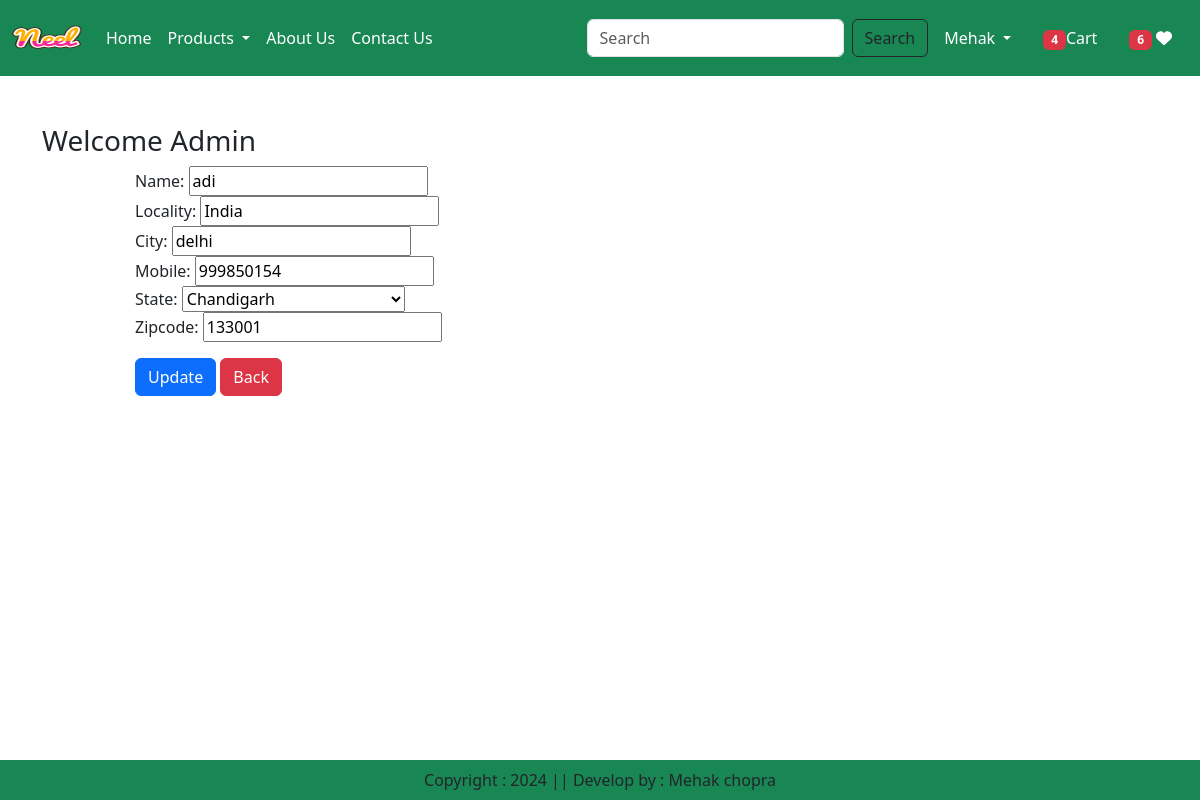
Screenshot of /updateAddress/1 (signed in) with the database file from the repository.
### app/models.py (models this page shows, shortened)
class Customer(models.Model):
     user=        models.ForeignKey(User,on_delete=models.CASCADE)
     name=        models.CharField(max_length=500)
     locality=    models.CharField(max_length=500)
     city=        models.CharField(max_length=100)
     mobile=      models.IntegerField(default=0)
     zipcode=     models.IntegerField()
     state=       models.CharField(choices=STATE_CHOICES,max_length = 100)

### app/views.py (the view, shortened to what this page needs)
# urls.py: path("updateAddress/<int:pk>", views.updateAddress.as_view(),name="updateAddress"),
@method_decorator(login_required,name='dispatch')
class updateAddress(View):
      def get(self,request,pk):
          add = Customer.objects.get(pk=pk)
          form = CustomerProfileForm(instance=add)
          totalitem = 0
          wishitem = 0
          if request.user.is_authenticated:
            totalitem = len(Cart.objects.filter(user=request.user))
            wishitem = len(Wishlist.objects.filter(user=request.user))
          return render(request, 'app/updateAddress.html',locals())

### app/forms.py
class CustomerProfileForm(forms.ModelForm):
      class Meta:
           model = Customer
           fields=['name','locality','city','mobile','state','zipcode']
           widget={
                'name':     forms.TextInput(attrs={'class':'form-control'}),
                'locality': forms.TextInput(attrs={'class' : 'form-control'}),
                'city':     forms.TextInput(attrs={'class':'form-control'}),
                'mobile':   forms.NumberInput(attrs={'class':'form-control'}),
                'state' :   forms.Select(attrs={'class':'form-control'}),
                'zipcode':  forms.NumberInput(attrs={'class':'form-control'}),
           }

### app/templates/app/updateAddress.html (shortened to what this page needs)
{% extends 'app/base.html' %}
{% load static %}
{% block main-content  %}
<div class="container my-5">
    <div class="row">
        <h3>Welcome <span class="text-capitalize">{{request.user}}</span></h3>
    </div>
    <div class="col-sm-8 offset-sm-1">
      <form action="" method="post">
          {% for fm in form %}
            {{fm.label_tag}} {{fm}} <small class="text-danger">{{fm.errors|striptags}}</small> <br>
          {% endfor  %}
          <div class="col-12 mt-3">
            <button type="submit" class="btn btn-primary">Update</button>
            <a href="{% url 'address' %}" type='button' class='btn btn-danger'>Back</a>
          </div>
     </form>
    </div>
</div>
{% endblock main-content    %}

### rows the page displays
Customer: form "adi" "India" "delhi" "999850154" "Chandigarh" "133001"

### other values shown
{{ totalitem }} "4"
{{ wishitem }} "6"
{{ request.user }} "Admin"
{{ fm.label_tag }} "Name:" "Locality:" "City:" "Mobile:" "State:" "Zipcode:"
